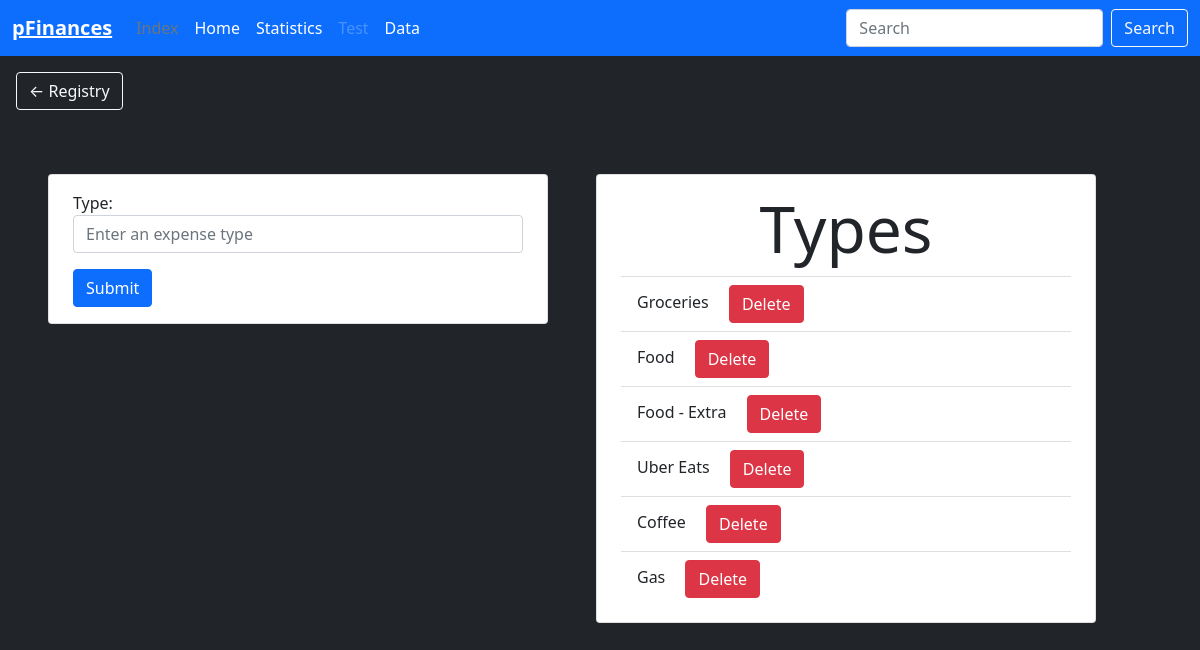
Page /spendings/create_expense_type/ on the committed database.
### Spendings/models.py (models this page shows, shortened)
class ExpenseType(models.Model):
    type = models.CharField(max_length=50)

### Spendings/views.py (the view)
# urls.py: path("create_expense_type/", views.create_expense_type, name="create_expense_type"),
def create_expense_type(request):
    expense_types = ExpenseType.objects.all()
    expense_type_form = ExpenseTypeForm()
    if request.method == 'POST':
        form = ExpenseTypeForm(request.POST)
        if form.is_valid:
            form = form.save()
            return redirect('create_expense_type')
    context = {
        'expense_types' : expense_types,
        'expense_type_form' : expense_type_form
    }
    return render(request, 'Spendings/create_expense_type.html', context)

### Spendings/forms.py
class ExpenseTypeForm(forms.ModelForm):
    name = models
    class Meta:
        model = ExpenseType
        fields = ('type',)
        widgets = {
            'type' : forms.TextInput(attrs={'class':'form-control', 'placeholder':'Enter an expense type'}),
        }

### Spendings/templates/Spendings/create_expense_type.html (shortened to what this page needs)
{% extends 'base.html' %}
{% block content %}
<a class="btn btn-outline-light m-3 end" href="{% url 'registry' %}">&#8592 Registry</a>
<div class="d-flex">
    <div class="col-5 m-5">
        <div class="card mb-3 px-4 py-3 bg-white rounded">
            <form action="" method="POST" enctype="multipart/form-data">
                {{ expense_type_form.as_p }}
                <input type="submit" class="btn btn-primary" name="expense_type_form">
            </form>
        </div>
    </div>
    <div class="col-5 mt-5">
        <div class="card card px-4 py-3 bg-white rounded">
            <h3 class="display-3 text-center">Types</h3>
            <ul class="list-group list-group-flush">
                {% for expense_type in expense_types %}
                    <li class="list-group-item">
                        {{expense_type.type}}
                        <a class="btn btn-danger ms-3" href="{% url 'delete_expense_type' expense_type.id %}">Delete</a>
                    </li>
                {% endfor %}
            </ul>
        </div>
    </div>
</div>
{% endblock content %}

### rows in the picture
ExpenseType: type "Groceries"
ExpenseType: type "Food"
ExpenseType: type "Food - Extra"
ExpenseType: type "Uber Eats"
ExpenseType: type "Coffee"
ExpenseType: type "Gas"
